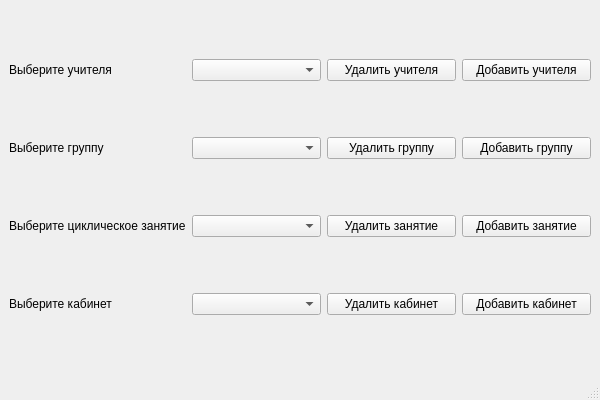
<?xml version="1.0" encoding="UTF-8"?>
<ui version="4.0">
 <class>Admin</class>
 <widget class="QMainWindow" name="Admin">
  <property name="geometry">
   <rect>
    <x>0</x>
    <y>0</y>
    <width>600</width>
    <height>400</height>
   </rect>
  </property>
  <property name="windowTitle">
   <string>Режим админа</string>
  </property>
  <widget class="QWidget" name="centralwidget">
   <layout class="QGridLayout" name="gridLayout">
    <item row="2" column="2">
     <widget class="QPushButton" name="remove_schedule_btn">
      <property name="text">
       <string>Удалить занятие</string>
      </property>
     </widget>
    </item>
    <item row="0" column="2">
     <widget class="QPushButton" name="remove_teacher_btn">
      <property name="text">
       <string>Удалить учителя</string>
      </property>
     </widget>
    </item>
    <item row="1" column="1">
     <widget class="QComboBox" name="group_box"/>
    </item>
    <item row="0" column="0">
     <widget class="QLabel" name="teacher_label">
      <property name="text">
       <string>Выберите учителя</string>
      </property>
     </widget>
    </item>
    <item row="1" column="2">
     <widget class="QPushButton" name="remove_group_btn">
      <property name="text">
       <string>Удалить группу</string>
      </property>
     </widget>
    </item>
    <item row="0" column="3">
     <widget class="QPushButton" name="add_teacher_btn">
      <property name="text">
       <string>Добавить учителя</string>
      </property>
     </widget>
    </item>
    <item row="2" column="0">
     <widget class="QLabel" name="schedule_label">
      <property name="text">
       <string>Выберите циклическое занятие</string>
      </property>
     </widget>
    </item>
    <item row="0" column="1">
     <widget class="QComboBox" name="teacher_box"/>
    </item>
    <item row="1" column="3">
     <widget class="QPushButton" name="add_group_btn">
      <property name="text">
       <string>Добавить группу</string>
      </property>
     </widget>
    </item>
    <item row="2" column="3">
     <widget class="QPushButton" name="add_schedule_btn">
      <property name="text">
       <string>Добавить занятие</string>
      </property>
     </widget>
    </item>
    <item row="1" column="0">
     <widget class="QLabel" name="group_label">
      <property name="text">
       <string>Выберите группу</string>
      </property>
     </widget>
    </item>
    <item row="2" column="1">
     <widget class="QComboBox" name="schdule_box"/>
    </item>
    <item row="3" column="0">
     <widget class="QLabel" name="office_label">
      <property name="text">
       <string>Выберите кабинет</string>
      </property>
     </widget>
    </item>
    <item row="3" column="1">
     <widget class="QComboBox" name="office_box"/>
    </item>
    <item row="3" column="2">
     <widget class="QPushButton" name="remove_office_btn">
      <property name="text">
       <string>Удалить кабинет</string>
      </property>
     </widget>
    </item>
    <item row="3" column="3">
     <widget class="QPushButton" name="add_office_btn">
      <property name="text">
       <string>Добавить кабинет</string>
      </property>
     </widget>
    </item>
   </layout>
  </widget>
  <widget class="QStatusBar" name="statusbar"/>
 </widget>
 <resources/>
 <connections/>
</ui>
